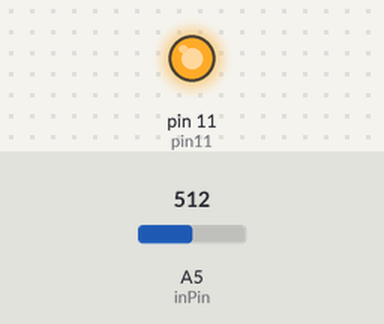
Simulated run of this sketch. Board: Arduino Uno, built with avr-gcc and run on an emulated ATmega328P. On the bench: output pins drawn as LEDs (lit = HIGH). The test bench sets the inputs (shaded band); at power-on: A5 (inPin) = 512. What the sketch prints to the serial monitor is not drawn.

Above: at 1.2 s.
1.3 s: A5 (inPin) set to 109
2.8 s: A5 (inPin) set to 90
At 3.6 s:
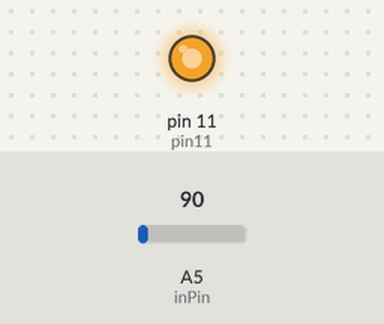
4.3 s: A5 (inPin) set to 0
At 4.6 s:
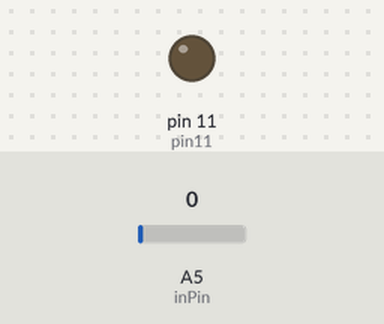
Timing chart, 0 to 7.3 s (numbered marks = the images above; inputs shaded):
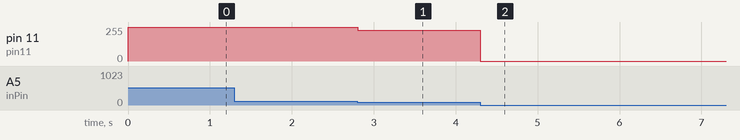

The sketch:

emf_detector.ino
```cpp
// Aaron ALAI EMF Detector April 22nd 2009 VERSION 1.0
// aaronalai1@gmail.com
// *future note, put in averaging function to average val which should result in a more
// smooth response from the led.  I will give you a hint on how to make an averaging function;
// it involves the use of an array


int inPin = 5;             // analog 5
int val = 0;                 // where to store info from analog 5
int pin11 = 11;         // output of red led

void setup() {

  Serial.begin(9600);

}

void loop() {

  val = analogRead(inPin);                    // reads in the values from analog 5 and
                                                                   //assigns them to val
  if(val >= 1){

    val = constrain(val, 1, 100);               // mess with these values
    val = map(val, 1, 100, 1, 255);        // to change the response distance of the device
    analogWrite(pin11, val);                    // *note also messing with the resistor should change
                                                                   // the sensitivity
   }else{                                                     // analogWrite(pin11, val); just tuns on the led with
                                                                  // the intensity of the variable val
    analogWrite(pin11, 0);                     // the else statement is just telling the microcontroller
                                                                 // to turn off the light if there is no EMF detected
  }

 Serial.println(val);                                // use output to aid in calibrating

}
```

Measured:
- after the input at 2.8 s, pin 11 (pin11): 255/255 → 229/255 at once
- after the input at 4.3 s, pin 11 (pin11): 229/255 → 0/255 at once
